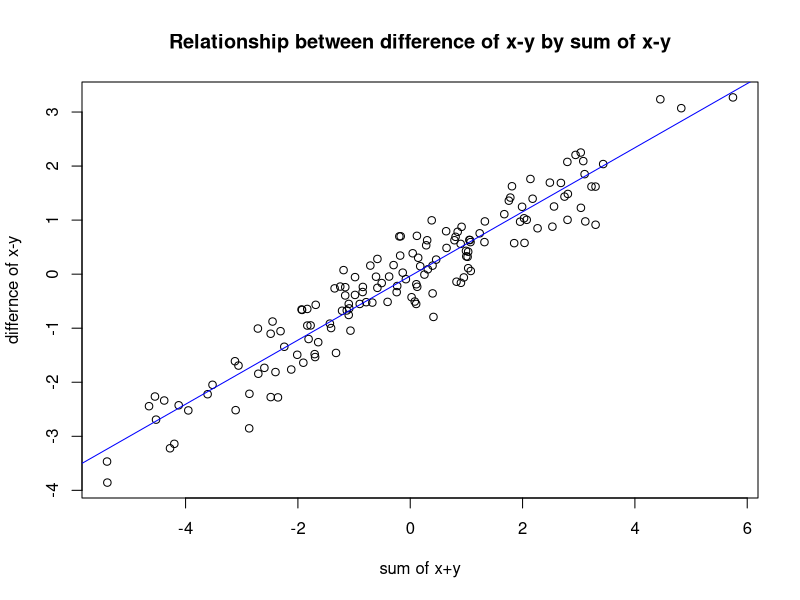
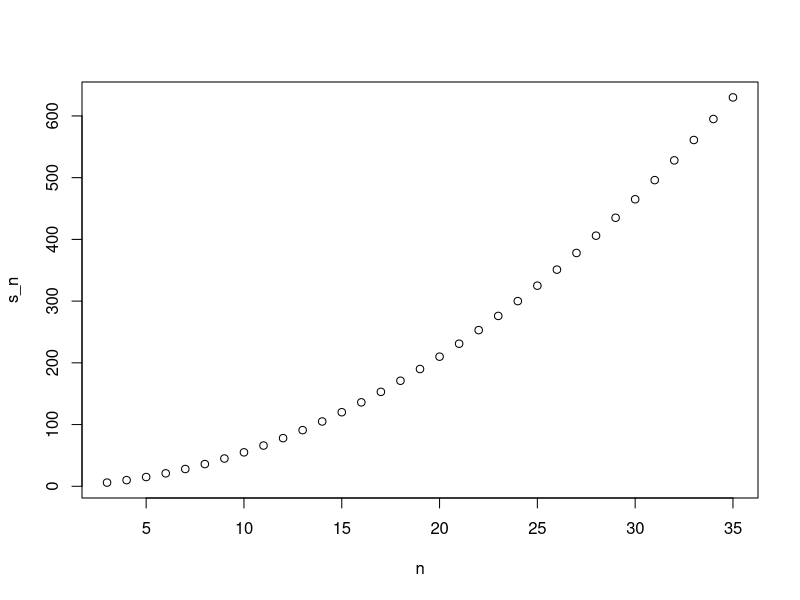

Write the R code that produced these figures, in order.
##### 331 Lab 5 ########

##### Exercise 1 ########

## Create a function 'alt_plot' that takes two numeric vectors, x and y and plots the difference between x-y on the y axis
## and the sum of x+y on the x axis. Draw two random vectors x and y with a length of 150 from a standard normal and call 
## function 

alt_plot <- function(x,y){
  y <- x-y
  x <- x+y
  plot <- plot(x,y, main = "Relationship between difference of x-y by sum of x-y", xlab = "sum of x+y", ylab = "differnce of x-y")
  abline(lm(y~x), col ="blue")
  return(plot)
}
x <- rnorm(150)
y <- rnorm(150)

alt_plot(x,y)

##### Exercise 2 #######

## Wrtite a function 'comp_ss_n' that for a given n computes the sum SSn = 1^2 + 2^2+... +n^2. Call function with n=12

comp_ss_n <- function(n){
  SSn <- sum(seq(1,n)**2)
  return(SSn)
}

comp_ss_n(12)

####### Exercise 3 ########

### Define a numerical vector ss_n of size 35 using ss_n <- vector(mode = "numeric",length = 35) and store the results of
## SS1, SS2.... SS35 using a for loop. 

### for loop ###
#### create empty numerical vector ####
ss_n <- vector(mode = "numeric", length = 35)

for (i in seq(1,35)){
  ss_n[i] <- comp_ss_n(i)
}
ss_n

##### Exercise 4 ######

## Repeat exercise 3, but this time use the sapply function.

sapply(seq(1,35), comp_ss_n)

###### Exercise 5 ######

### Calculate means of the ss_n for the even numbers of n and the odd numbers for the n vector ss_n using the tapply function

## Define a logical vector with odds or even upto 35
even_or_odd <- ifelse(1:35 %% 2 == 0, "Even", "Odd")
even_or_odd

#using tapply
tapply(ss_n, INDEX = even_or_odd, FUN = mean)
tapply(ss_n, even_or_odd, mean)

##################################### RECAPPING THE HORUS 5 #############################################################

#### LOOPS####### 
## for loop
##Here we defined this function previously, what if we wanted to implement this 100 times for a range of integers? 
## We would use a for loop
sum.n <- function(n){
  n * (n+1)/2
}
sum.n(3)

#for loop example:
n <- 3:35
l <- length(n)
#create empty vector with vector function
s_n <- vector(length = l)
#create loop
for (i in 1:l){
  s_n[i] <- sum.n(n[i])  #on the right handside of this function we are calling the sum.n function and inputing the n object
  #for the ith observations 
}
s_n

plot(n, s_n)

#### VECTORISATION ###########
#vectorised functions can be applied to vecxtors for example 
c <- 1:10
sqrt(c)
#sqrt is a vectorised function  

#### if as function is not vectorised then we must use a for loop to make it vectorised 
p <- 3:5 
sum.n(p)

## If we had define the function slightly differently it would not have worked
 # sum.n <- function(n){
  #x <- 1:n
  #sum(x)
#}
#this version of the function is not vectorised and will not accpet vectors. 

#### THE FUNCTIONALS #################################

##apply, sapply, tapply function can be used to vectorise a function 

# apply function 
# apply(X, MARGIN, FUN)
#X = matrix or dataframe 
#Margin = is 1 or 2. 1 = rows, 2=columns 
#Fun = function you wish to call .

##Lapply can operate on list and vectors as appose to matrices or dataframes

#create 3 matrices 
A <- matrix(rnorm(9), 3,3)
B <- matrix(rnorm(9), 3,3)
C <- matrix(rnorm(9), 3,3)
#create list containing matrices
LL <- list(A, B, C)
#use lappy to "[" = extract the ,2 (all rows, column 2) from the list of matrices 
lapply(LL, "[", ,2)


############################ SAPPLY #################################
## lapply returns a list where as sapply returns a different format - a vector see below once it has been run 

sapply(LL, "[", ,2)

## MAPPLY FUCNTION!!!!!!! THIS IS A GOOD ONE!!!! ##########################

#the mapply function will take a function that is not vectorised and apply it to each element making it a vectorised function 

###### tapply is another handy function ###############
